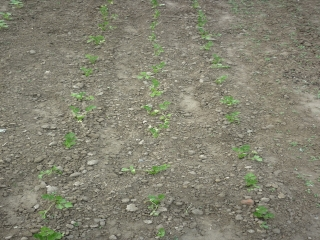
#> input picture dataset/crop_row_001.JPG, 320 x 240 px; its folder holds only this picture in this run
$ python plantdetection.py   (older library calls are emulated)
#> lines starting #> are read from the running program, lines starting #| are printed output that depends on the picture; after the words box and inside, x2 and y2 are one past the last pixel; in counts of white or black regions, pixels touching at a corner belong together
from scipy.misc import imread, imsave
import os, glob
import numpy as np
from skimage import filters

from matplotlib.colors import rgb_to_hsv
import matplotlib.pyplot as plt


def normalize0_255(X):
    X = (X - X.min()) / (X.max() - X.min()) * 255
    return X.round()

def matrixDivision(M, N):
    C = np.divide(M, N, out=np.zeros_like(M), where=N != 0)
    return C

dataset_path = "dataset"
results_output = "results"
image_types = ['jpg', 'JPG', 'png']
#for f in glob.glob(".*"):
#    os.remove(f)
file_names = [fn for fn in os.listdir(dataset_path)
              if any(fn.endswith(ext) for ext in image_types)]

for file in file_names:
    print("Processing file: ", file)
    L = list()

    I = imread(os.path.join(dataset_path,file))
#> I is the input picture: shape (240, 320, 3); mean R, G, B 131.3, 129.9, 113.1
    L.append(I)

    I = I/255
    R = I[:,:,0]
    G = I[:,:,1]
    B = I[:,:,2]
    RGB = R+G+B

    r = matrixDivision(R, RGB)
    g = matrixDivision(G, RGB)
    b = matrixDivision(B, RGB)

    # Eq (1)
    NGRDI = matrixDivision(G-R, G+R)
#> in matrixDivision (call 4), `C = np.divide(M, N, out=np.zeros_like(M), where=N != 0)`:
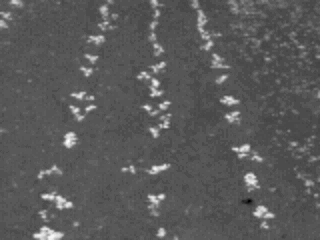
#> M: shape (240, 320) float64; min -0.122, max 0.204, mean -0.00565; drawn with min black and max white
    NGRDI_norm = normalize0_255(NGRDI)
    L.append(NGRDI_norm)
    thr = filters.threshold_otsu(NGRDI_norm)
#> thr = 82.18
    NGRDI_bin =  NGRDI_norm < thr
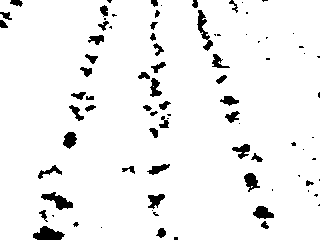
#> NGRDI_bin: shape (240, 320) bool; 94.5% white; 85 black regions (38 under 20 px), largest, box (x1, y1, x2, y2) and area: (33, 226, 65, 240) 290, (41, 192, 73, 210) 262, (197, 10, 213, 51) 233
    L.append(NGRDI_bin)


    # Eq (2)
    ExG = 2*g - r - b
    ExG_norm = normalize0_255(ExG)
    L.append(NGRDI_norm)
    thr = filters.threshold_otsu(NGRDI_norm)
    NGRDI_bin = NGRDI_norm < thr
    L.append(NGRDI_bin)


    # Eq (3)
    CIVE = 0.441*r - 0.881*g + 0.385*b + 18.78745
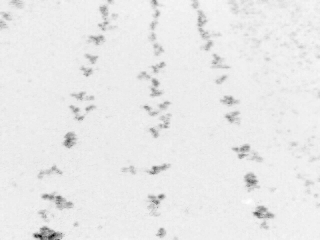
#> CIVE: shape (240, 320) float64; min 18.41, max 18.78, mean 18.75; drawn with min black and max white
    CIVE_norm = normalize0_255(CIVE)
    L.append(CIVE_norm)
    thr = filters.threshold_otsu(CIVE_norm)
#> thr = 207.7
    CIVE_bin = CIVE_norm < thr
#> CIVE_bin: shape (240, 320) bool; 4.6% white; 74 white regions (28 under 20 px), largest, box (x1, y1, x2, y2) and area: (33, 226, 65, 240) 286, (41, 192, 73, 210) 247, (253, 206, 274, 219) 171
    L.append(CIVE_bin)

    # Eq (4)
    a=0.667
    VEG = matrixDivision(g,np.power(r,a)*np.power(b,1-a))
    VEG_norm = normalize0_255(VEG)
    L.append(VEG_norm)
    thr = filters.threshold_otsu(VEG_norm)
#> thr = 31.38
    VEG_bin = VEG_norm < thr
#> VEG_bin: shape (240, 320) bool; 95.7% white; 79 black regions (33 under 20 px), largest, box (x1, y1, x2, y2) and area: (33, 226, 65, 240) 283, (42, 192, 73, 210) 240, (253, 206, 274, 219) 167
    L.append(VEG_bin)

    # Eq (5)
    ExGR = ExG -1.4*r - g
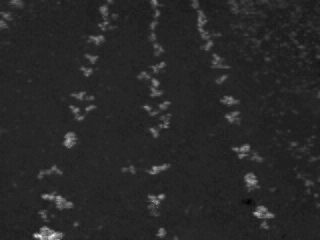
#> ExGR: shape (240, 320) float64; min -0.911, max -0.193, mean -0.797; drawn with min black and max white
    ExGR_norm = normalize0_255(ExGR)
    L.append(ExGR_norm)
    thr = filters.threshold_otsu(ExGR_norm)
#> thr = 63.25
    ExGR_bin = ExGR_norm < thr
#> ExGR_bin: shape (240, 320) bool; 94.8% white; 78 black regions (33 under 20 px), largest, box (x1, y1, x2, y2) and area: (33, 226, 65, 240) 286, (41, 192, 73, 210) 254, (198, 10, 213, 51) 221
    L.append(ExGR_bin)

    # Eq (6)
    WI = matrixDivision(g-b, r-g)
#> in matrixDivision (call 6), `C = np.divide(M, N, out=np.zeros_like(M), where=N != 0)`:
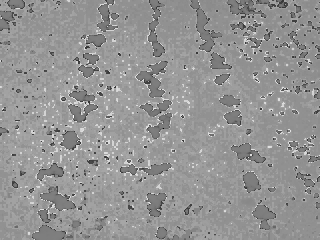
#> C: shape (240, 320) float64; min -31, max 28, mean 3.4; drawn with min black and max white
    WI_norm = normalize0_255(WI)
    L.append(WI_norm)
    thr = filters.threshold_otsu(WI_norm)
#> thr = 131
    WI_bin = WI_norm < thr
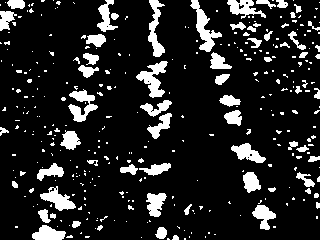
#> WI_bin: shape (240, 320) bool; 14% white; 345 white regions (280 under 20 px), largest, box (x1, y1, x2, y2) and area: (190, 0, 222, 52) 549, (136, 61, 168, 98) 517, (68, 89, 98, 122) 469
    L.append(WI_bin)

    # Eq (7)
    COM = 0.25*ExG + 0.3*ExGR + 0.33*CIVE + 0.12*VEG
    COM_norm = normalize0_255(COM)
    L.append(COM_norm)
    thr = filters.threshold_otsu(COM_norm)
#> thr = 45.32
    COM_bin = COM_norm < thr
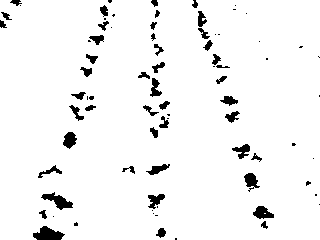
#> COM_bin: shape (240, 320) bool; 95.2% white; 79 black regions (33 under 20 px), largest, box (x1, y1, x2, y2) and area: (33, 226, 65, 240) 286, (41, 192, 73, 210) 247, (253, 206, 274, 219) 174
    L.append(COM_bin)

    # Eq (8)
    COM2 = 0.36*ExG + 0.47*CIVE + 0.17*VEG
    COM2_norm = normalize0_255(COM2)
    L.append(COM2_norm)
    thr = filters.threshold_otsu(COM2_norm)
#> thr = 34.37
    COM2_bin = COM2_norm < thr
#> COM2_bin: shape (240, 320) bool; 95.5% white; 81 black regions (36 under 20 px), largest, box (x1, y1, x2, y2) and area: (33, 226, 65, 240) 284, (41, 192, 73, 210) 244, (253, 206, 274, 219) 169
    L.append(COM2_bin)

    methodsName = ['00ORIG', '01NGRDI', '02NGRDI_bin', '03ExG', '04ExG_bin', '05CIVE', '06CIVE_bin',
                   '07VEG', '08VEG_bin', '09ExGR', '10ExGR_bin', '11WI', '12WI_bin', '13COM', '14COM_bin',
                   '15COM2', '16COM2_bin']

    for i,IMG in enumerate(L):
        filename, file_ext = os.path.splitext(file)
#> (the run stopped early here; a loop or call above may not have finished)

$ run again, on dataset/crop_row_077.JPG
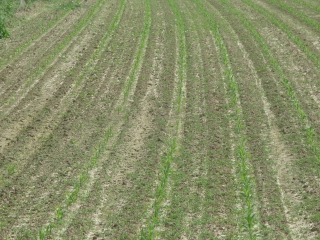
#> input picture dataset/crop_row_077.JPG, 320 x 240 px
#> I is the input picture: shape (240, 320, 3); mean R, G, B 136.1, 142.5, 104.2
#> `thr = filters.threshold_otsu(NGRDI_norm)`: thr = 62.26
#> NGRDI_bin: shape (240, 320) bool; 74.1% white; 352 black regions (280 under 20 px), largest, box (x1, y1, x2, y2) and area: (133, 137, 219, 240) 3053, (165, 0, 242, 108) 2776, (215, 134, 273, 240) 2037
#> `thr = filters.threshold_otsu(CIVE_norm)`: thr = 210.7
#> `CIVE_bin = CIVE_norm < thr`:
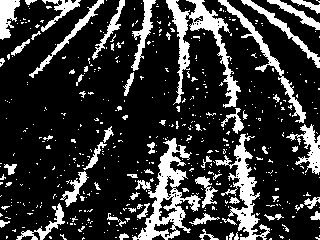
#> CIVE_bin: shape (240, 320) bool; 20.4% white; 497 white regions (435 under 20 px), largest, box (x1, y1, x2, y2) and area: (132, 138, 201, 240) 2203, (166, 0, 241, 108) 2034, (215, 134, 270, 240) 1609
#> `thr = filters.threshold_otsu(VEG_norm)`: thr = 29.38
#> VEG_bin: shape (240, 320) bool; 80.3% white; 458 black regions (397 under 20 px), largest, box (x1, y1, x2, y2) and area: (132, 138, 200, 240) 2080, (166, 0, 241, 108) 1996, (221, 134, 270, 240) 1497
#> `thr = filters.threshold_otsu(ExGR_norm)`: thr = 49.31
#> ExGR_bin: shape (240, 320) bool; 76.6% white; 381 black regions (311 under 20 px), largest, box (x1, y1, x2, y2) and area: (133, 137, 203, 240) 2484, (165, 0, 242, 108) 2419, (215, 134, 272, 240) 1860
#> `thr = filters.threshold_otsu(WI_norm)`: thr = 137
#> WI_bin: shape (240, 320) bool; 79% white; 394 black regions (290 under 20 px), largest, box (x1, y1, x2, y2) and area: (0, 27, 87, 199) 4386, (123, 66, 175, 162) 1762, (56, 65, 128, 150) 1311
#> `thr = filters.threshold_otsu(COM_norm)`: thr = 37.35
#> `COM_bin = COM_norm < thr`:
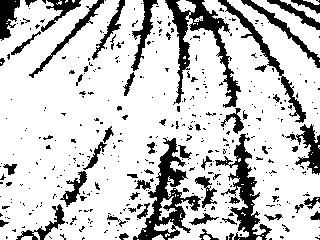
#> COM_bin: shape (240, 320) bool; 79.4% white; 421 black regions (356 under 20 px), largest, box (x1, y1, x2, y2) and area: (133, 138, 201, 240) 2135, (165, 0, 241, 108) 2091, (215, 134, 272, 240) 1653
#> `thr = filters.threshold_otsu(COM2_norm)`: thr = 33.37
#> COM2_bin: shape (240, 320) bool; 79.6% white; 480 black regions (416 under 20 px), largest, box (x1, y1, x2, y2) and area: (132, 138, 201, 240) 2119, (166, 0, 241, 108) 2040, (215, 134, 270, 240) 1604

$ run again, on dataset/crop_row_097.JPG
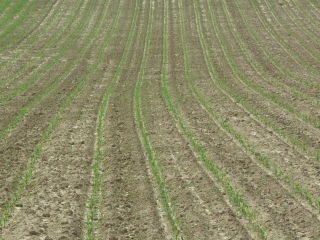
#> input picture dataset/crop_row_097.JPG, 320 x 240 px
#> I is the input picture: shape (240, 320, 3); mean R, G, B 140.2, 139, 103.8
#> `thr = filters.threshold_otsu(NGRDI_norm)`: thr = 100.1
#> NGRDI_bin: shape (240, 320) bool; 78.5% white; 81 black regions (48 under 20 px), largest, box (x1, y1, x2, y2) and area: (0, 0, 68, 71) 2049, (82, 0, 142, 240) 1802, (0, 0, 97, 105) 1761
#> `thr = filters.threshold_otsu(CIVE_norm)`: thr = 183.8
#> `CIVE_bin = CIVE_norm < thr`:
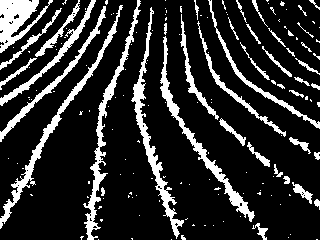
#> CIVE_bin: shape (240, 320) bool; 17.6% white; 158 white regions (115 under 20 px), largest, box (x1, y1, x2, y2) and area: (131, 7, 184, 239) 1506, (83, 0, 141, 240) 1481, (0, 5, 123, 229) 1477
#> `thr = filters.threshold_otsu(VEG_norm)`: thr = 62.26
#> VEG_bin: shape (240, 320) bool; 83.1% white; 136 black regions (95 under 20 px), largest, box (x1, y1, x2, y2) and area: (131, 7, 184, 239) 1443, (83, 0, 141, 240) 1439, (0, 5, 123, 229) 1420
#> `thr = filters.threshold_otsu(ExGR_norm)`: thr = 90.15
#> ExGR_bin: shape (240, 320) bool; 80.1% white; 100 black regions (64 under 20 px), largest, box (x1, y1, x2, y2) and area: (83, 0, 141, 240) 1673, (131, 4, 186, 240) 1666, (160, 0, 254, 222) 1609
#> `thr = filters.threshold_otsu(WI_norm)`: thr = 91.14
#> WI_bin: shape (240, 320) bool; 7.5% white in thin lines or dots
#> `thr = filters.threshold_otsu(COM_norm)`: thr = 71.22
#> COM_bin: shape (240, 320) bool; 81.8% white; 107 black regions (69 under 20 px), largest, box (x1, y1, x2, y2) and area: (131, 4, 184, 239) 1546, (83, 0, 141, 240) 1535, (0, 5, 123, 229) 1494
#> `thr = filters.threshold_otsu(COM2_norm)`: thr = 65.24
#> `COM2_bin = COM2_norm < thr`:
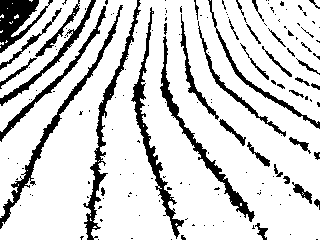
#> COM2_bin: shape (240, 320) bool; 82.8% white; 160 black regions (119 under 20 px), largest, box (x1, y1, x2, y2) and area: (131, 7, 184, 239) 1467, (83, 0, 141, 240) 1460, (0, 5, 123, 229) 1446

$ run again, on dataset/crop_row_098.JPG
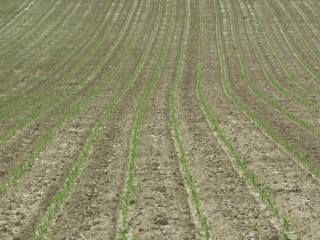
#> input picture dataset/crop_row_098.JPG, 320 x 240 px
#> I is the input picture: shape (240, 320, 3); mean R, G, B 140.7, 139.3, 105.7
#> `thr = filters.threshold_otsu(NGRDI_norm)`: thr = 110.1
#> NGRDI_bin: shape (240, 320) bool; 77.9% white; 68 black regions (40 under 20 px), largest, box (x1, y1, x2, y2) and area: (0, 0, 95, 88) 2520, (29, 0, 166, 240) 1763, (118, 0, 177, 225) 1535
#> `thr = filters.threshold_otsu(CIVE_norm)`: thr = 193.7
#> CIVE_bin: shape (240, 320) bool; 18.3% white; 147 white regions (111 under 20 px), largest, box (x1, y1, x2, y2) and area: (28, 0, 165, 240) 1479, (119, 1, 177, 225) 1335, (12, 17, 144, 186) 1226
#> `thr = filters.threshold_otsu(VEG_norm)`: thr = 55.28
#> VEG_bin: shape (240, 320) bool; 82.7% white; 136 black regions (98 under 20 px), largest, box (x1, y1, x2, y2) and area: (29, 33, 154, 240) 1344, (119, 1, 177, 225) 1298, (12, 27, 140, 182) 1132
#> `thr = filters.threshold_otsu(ExGR_norm)`: thr = 93.13
#> ExGR_bin: shape (240, 320) bool; 79.7% white; 89 black regions (59 under 20 px), largest, box (x1, y1, x2, y2) and area: (29, 0, 165, 240) 1668, (119, 0, 177, 225) 1452, (0, 6, 148, 195) 1340
#> `thr = filters.threshold_otsu(WI_norm)`: thr = 89.15
#> WI_bin: shape (240, 320) bool; 7.5% white in thin lines or dots
#> `thr = filters.threshold_otsu(COM_norm)`: thr = 68.23
#> COM_bin: shape (240, 320) bool; 81.1% white; 114 black regions (82 under 20 px), largest, box (x1, y1, x2, y2) and area: (29, 0, 165, 240) 1536, (119, 0, 177, 225) 1374, (12, 16, 145, 182) 1227
#> `thr = filters.threshold_otsu(COM2_norm)`: thr = 55.28
#> `COM2_bin = COM2_norm < thr`:
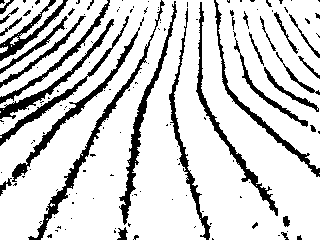
#> COM2_bin: shape (240, 320) bool; 82.1% white; 143 black regions (108 under 20 px), largest, box (x1, y1, x2, y2) and area: (28, 0, 165, 240) 1455, (119, 1, 177, 225) 1318, (12, 27, 140, 182) 1170
